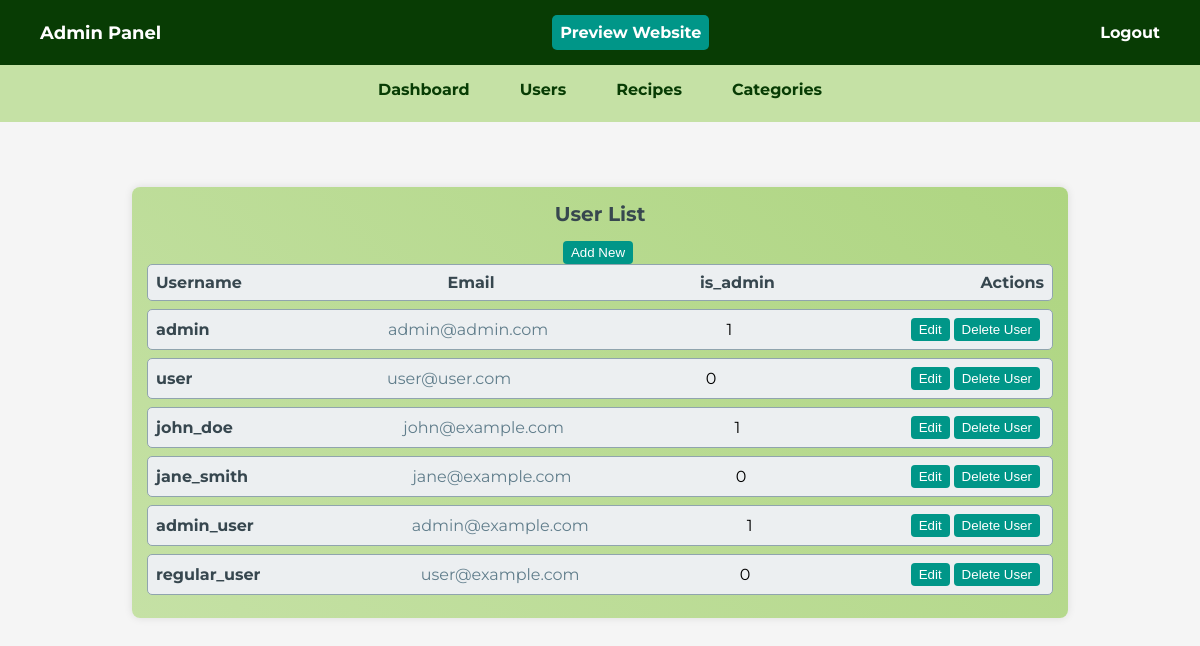
The page /admin/users.php (signed in) on the database its author committed.
### tables this page shows
CREATE TABLE `users` (
  `user_id` int(11) NOT NULL,
  `username` varchar(255) DEFAULT NULL,
  `password` varchar(255) DEFAULT NULL,
  `email` varchar(255) DEFAULT NULL,
  `is_admin` tinyint(1) DEFAULT NULL
);

### admin/users.php (the view, shortened to what this page needs)
<?php
$database = new Database();
$pdo = $database->getConnection();
$results = $pdo->query('SELECT * FROM users');
?>
<?php include('shared/sidebar.php');?>
<div class="content">
    <main>
    <div class="list-container">
        <h2 class="user-list-title">User List</h2>
        <button class="add-new-user-btn edit-button"><a href="add_new_user.php">Add New</a></button>
        <ul class="user-list">
            <li class="user-item">
                <span class="user-name">Username</span>
                <span class="user-name">Email</span>
                <span class="user-name">is_admin</span>
                <span class="user-name">Actions</span>
            </li>
        <?php
        while ($post = $results->fetch(PDO::FETCH_ASSOC)) {
            ?>
            <li class="user-item">
                <span class="user-name"><?php echo $post['username']?></span>
                <span class="user-email"><?php echo $post['email']?></span>
                <span class="user-is_admin"><?php echo $post['is_admin']?></span>
                <div class="user-actions">
                <button class="edit-button"><a href="edit_users.php?id=<?php echo $post['user_id']?>">Edit</a></button>
                <form method="post" action="delete_users.php">
                    <input type="submit" class="delete-button" name="delete_user" value="Delete User" onclick="return confirm('Delete this User?');">
                </form>
                </div>
            </li>
		<?php } ?>
        </ul>
    </div>
    </main>
</div>
<?php include('shared/footer.php');?>

### admin/css/admin-panel.css (style rules this page uses)
* { margin: 0; padding: 0; box-sizing: border-box; }
body { font-family: 'Montserrat', Arial, sans-serif; }
main { display: flex; justify-content: center; align-items: flex-start; gap: 100px; margin: 0; padding: 50px 0; min-height: 75vh; }
.user-list-title { font-size: 20px; margin-bottom: 15px; color: #37474f; }
.user-list { list-style: none; padding: 0; }
.user-item { background-color: #eceff1; border: 1px solid #90a4ae; border-radius: 5px; padding: 8px; margin-bottom: 8px; display: flex; justify-content: space-between; align-items: center; }
.user-name { font-weight: bold; color: #37474f; }
.user-email { color: #607d8b; }
.user-actions { display: flex; }
.edit-button, .delete-button { background-color: #009688; color: #fff; border: none; padding: 4px 8px; border-radius: 4px; margin-right: 4px; cursor: pointer; transition: background 0.3s; }
.edit-button a, .delete-button a { color: #fff; text-decoration: none; }
.list-container { background: linear-gradient(45deg, #c5e1a5, #aed581); padding: 15px; border-radius: 8px; box-shadow: 0 0 8px rgba(0, 0, 0, 0.1); width: 80%; text-align: center; position: relative; }
.content { flex: 1; padding: 15px; }

### rows shown on the page
users: username "admin", email "admin@admin.com", is_admin "1"
users: username "user", email "user@user.com", is_admin "0"
users: username "john_doe", email "john@example.com", is_admin "1"
users: username "jane_smith", email "jane@example.com", is_admin "0"
users: username "admin_user", email "admin@example.com", is_admin "1"
users: username "regular_user", email "user@example.com", is_admin "0"
